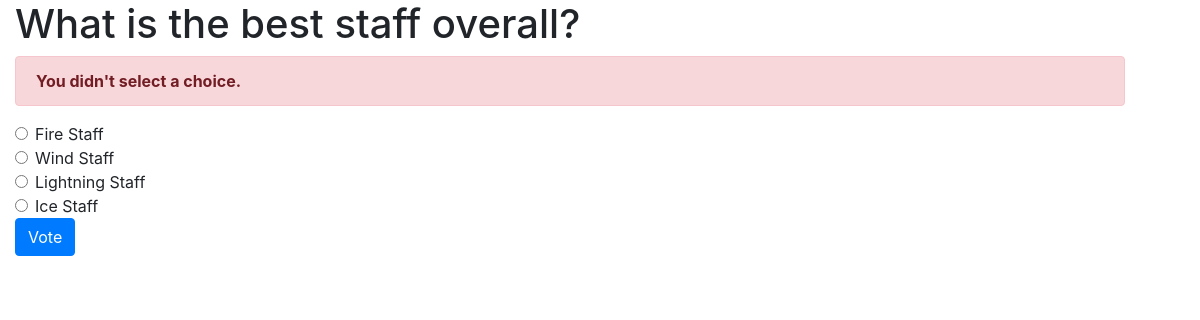
The page /polls/1/vote/ on the database its author committed.
### polls/models.py (models this page shows, shortened)
class Question(models.Model):
    question_text = models.CharField(max_length=200)
    pub_date = models.DateTimeField('date published')

class Choice(models.Model):
    question = models.ForeignKey(Question, on_delete=models.CASCADE)
    choice_text = models.CharField(max_length=200)
    votes = models.IntegerField(default=0)

### polls/views.py (the view)
# urls.py: path('', views.vote, name='vote'),
def vote(request, question_id):
    question = get_object_or_404(Question, pk=question_id)
    try:
        selected_choice = question.choice_set.get(
            pk=request.POST['choice']
        )
    except (KeyError, Choice.DoesNotExist):
        return render(request, 'polls/detail.html', {
            'question': question,
            'error_message': "You didn't select a choice."
        })
    else:
        selected_choice.votes += 1
        selected_choice.save()
        return HttpResponseRedirect(
            reverse('polls:results', args=(question_id,))
        )

### polls/templates/polls/detail.html (shortened to what this page needs)
<!DOCTYPE html>
<html>
<head>
    <link rel="stylesheet" href="https://maxcdn.bootstrapcdn.com/bootstrap/4.5.2/css/bootstrap.min.css">
</head>
<body>
    <div class="container">
        <h1>{{ question.question_text }}</h1>
        {% if error_message %}
        <div class="alert alert-danger">
            <strong>{{ error_message }}</strong>
        </div>
        {% endif %}
        <form action="{% url 'polls:vote' question.id %}" method="post">
            {% for choice in question.choice_set.all %}
            <div class="form-check">
                <input class="form-check-input" type="radio" name="choice" id="choice{{ forloop.counter }}" value="{{ choice.id }}">
                <label class="form-check-label" for="choice{{ forloop.counter }}">
                    {{ choice.choice_text }}
                </label>
            </div>
            {% endfor %}
            <button class="btn btn-primary" type="submit">Vote</button>
        </form>
    </div>
</body>
</html>

### polls/templates/polls/detail.html (style rules this page uses)
.container { margin: 0; padding: 1; }

### rows shown on the page
Question: question_text "What is the best staff overall?"
Choice: choice_text "Fire Staff"
Choice: choice_text "Wind Staff"
Choice: choice_text "Lightning Staff"
Choice: choice_text "Ice Staff"

### other values the page prints
{{ error_message }} "You didn't select a choice."
